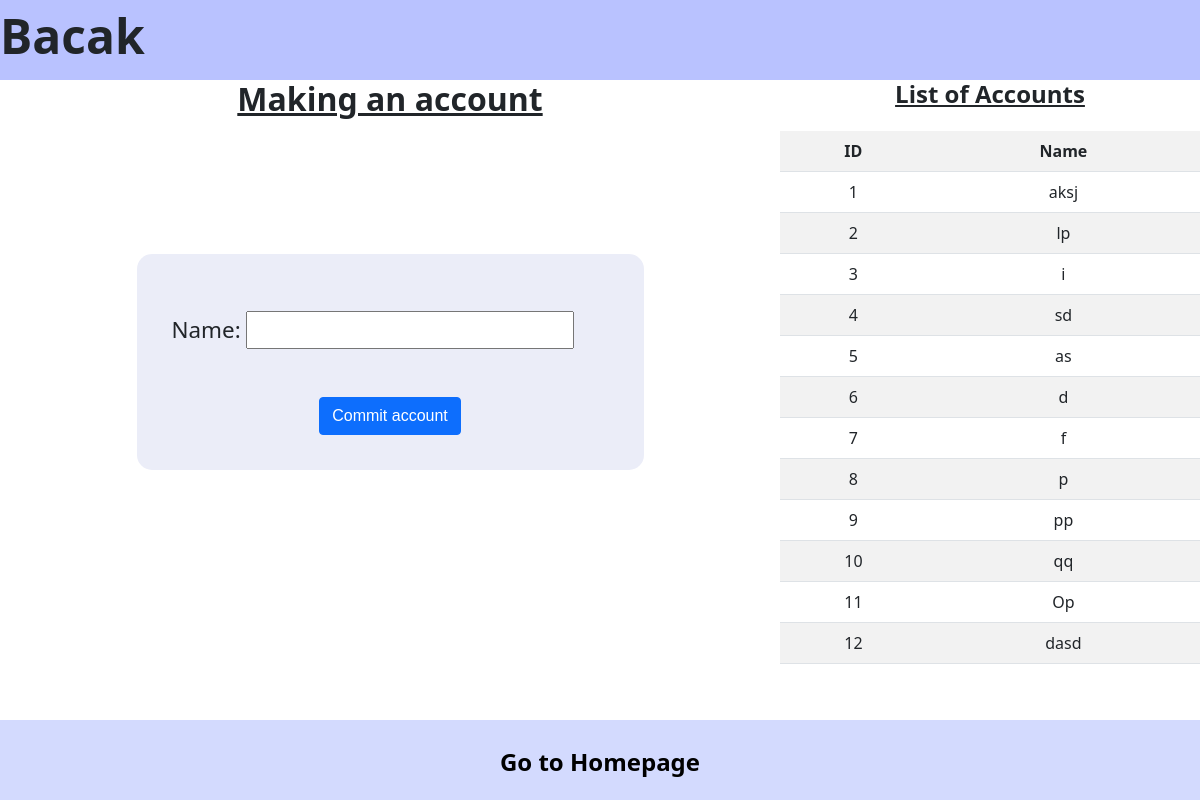
The page /makeAccount (signed in) on the database its author committed.
### tables this page shows
CREATE TABLE Accounts
                (ID INTEGER PRIMARY KEY AUTOINCREMENT, name text);

### main.py (the view)
@app.route("/makeAccount", methods=["GET", "POST"])
def makeAccount():
  printName(session.get("name"))
  nqame = session.get("name")
  printName(nqame)
  accs = get_acc(session.get("name"))
  accsLen = len(accs)
  print(accs, accsLen)
  if request.method == "POST":
    name = request.form["user"]
    if name != "" or name != " ":
      db_raw = create_connection(session.get("name"))
      db = db_raw.cursor()
      if len(
          db.execute('SELECT name FROM Accounts WHERE name LIKE ?;',
                     (name, )).fetchall()) == 0:
        db.execute("INSERT INTO Accounts (name) VALUES (?);", (name, ))
        db_raw.commit()
        db_raw.close()
        flash("Account created.")
        return redirect("/makeAccount")
      else:
        flash("Account named \"" + name + "\" already exists!")
        return render_template('makeAccount.html',
                               Accounts=accs,
                               length=accsLen)
    else:
      flash("Account should be alphabetical.")
      return render_template('makeAccount.html', Accounts=accs, length=accsLen)
  else:
    return render_template('makeAccount.html', Accounts=accs, length=accsLen)

### helpers.py (called while the page is built)
def create_connection(db_file):
  conn = None
  print(db_file)
  try:
    conn = sqlite3.connect("static/database/" + db_file + ".db")
  except Error as e:
    print(e)
  return conn

def get_acc(user):
  print("in get_acc" + user)
  conn = create_connection(user)
  db = conn.cursor()
  db.execute('SELECT name FROM Accounts')
  result = db.fetchall()
  array = []
  for row in result:
    array.append(row[0])
  conn.commit()
  conn.close()
  return array

def printName(name):
  print(name)

### templates/makeAccount.html (shortened to what this page needs)
{% extends "layout.html" %}
{% block body %}
<div class="index_nav">
    <p><b>Bacak</b></p>
</div>
<div id="cont_make_account">
    <div id="Acc_create_cont">
        <h2 style="text-align: center;"><b><u>Making an account</u></b></h2>
        <div id="message">
        </div>
        <form action="/makeAccount" method="post" id="Acc_create">
            <label for="new_acc">Name:
                <input type="text" name="user" id="new_acc" required>
            </label>
            <Button type="submit" class="btn btn-primary" style="display: block; margin: auto;">Commit account</Button>
        </form>
    </div>
    <div id="show_Accs">
        <h4 style="text-align: center;"><b><u>List of Accounts</u></b></h4>
        <div id="acc_table">
            <table class="table table-striped text-center">
                <tr>
                    <th>ID</th>
                    <th>Name</th>
                </tr>
                {% for i in range(0, length) %}
                <tr>
                    <td>{{ i + 1 }}</td>
                    <td>{{ Accounts[i] }}</td>
                </tr>
                {% endfor %}
            </table>
        </div>
    </div>
</div>
<footer id="index_footer">
    <a href="/index">Go to Homepage</a>
</footer>
{% endblock %}

### static/style.css (style rules this page uses)
* { box-sizing: border-box; margin: 0; padding: 0; }
.btn { margin: auto; padding: 10px 40px; background-color: #185b7c; color: #FFFFFF; font-family: Arial, Helvetica, sans-serif; font-weight: bold; border-radius: 10px; }
::placeholder { color: #FFFFFF; opacity: 1; font-family: Arial, Helvetica, sans-serif; }
.index_nav { height: 10vh; background-color: rgb(185, 194, 255); position: relative; padding: 0px; }
.index_nav > p { margin: 0; height: 100%; font-size: 6vh; width: fit-content; display: inline; }
#cont_make_account { height: 80vh; display: flex; }
#cont_make_account > #Acc_create_cont { height: 100%; width: 65%; }
#Acc_create_cont > #Acc_create { width: 65%; margin: auto; font-size: 1.4rem; padding: 35px; background-color: rgb(235, 237, 248); border-radius: 15px; }
#Acc_create_cont > #Acc_create > label { display: block; margin-top: 5%; margin-bottom: 11%; }
#Acc_create_cont > #Acc_create > label > input { width: 75%; }
#cont_make_account > #show_Accs { height: 100%; width: 35%; }
#cont_make_account > #show_Accs > h4 { height: 8%; margin: 0; }
#cont_make_account > #show_Accs > #acc_table { height: 92%; width: 100%; overflow-y: auto; }
footer { height: 10vh; width: 100%; text-align: center; padding-top: 0.5vh; font-size: 4vh; background-color: rgb(198, 206, 254); }
#index_footer { display: flex; background-color: rgb(211, 218, 254); height: 10vh; margin: 0; text-align: center; font-size: 3vh; }
#index_footer > a { padding: 1.2vh 10%; text-decoration: unset; color: #000000; margin: auto; font-weight: bold; }
#message { height: 20%; text-align: center; padding-top: 3.5%; }

### rows shown on the page
Accounts: name "aksj"
Accounts: name "lp"
Accounts: name "sd"
Accounts: name "as"
Accounts: name "pp"
Accounts: name "qq"
Accounts: name "Op"
Accounts: name "dasd"

### other values the page prints
{{ i + 1 }} "1" "2" "3" "4" "5" "6" "7" "8" "9" "10" "11" "12"
{{ Accounts[i] }} "i" "d" "f" "p"
